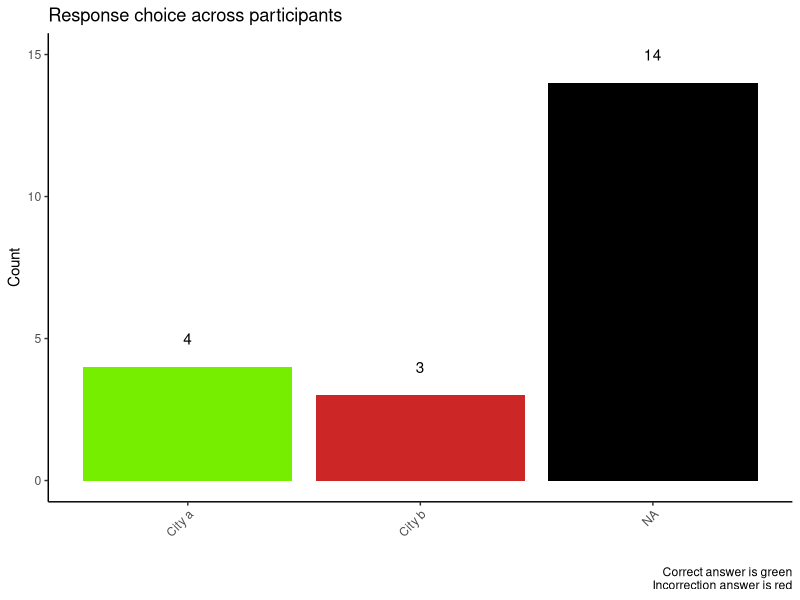
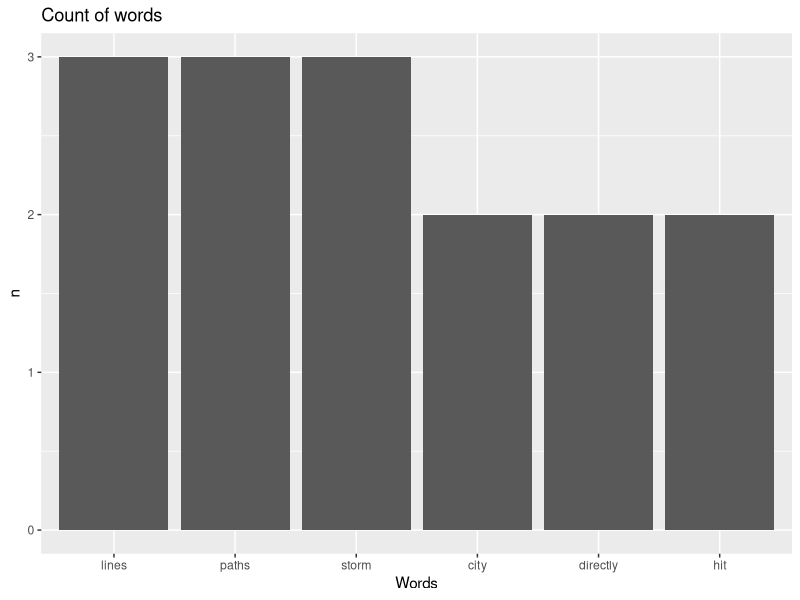
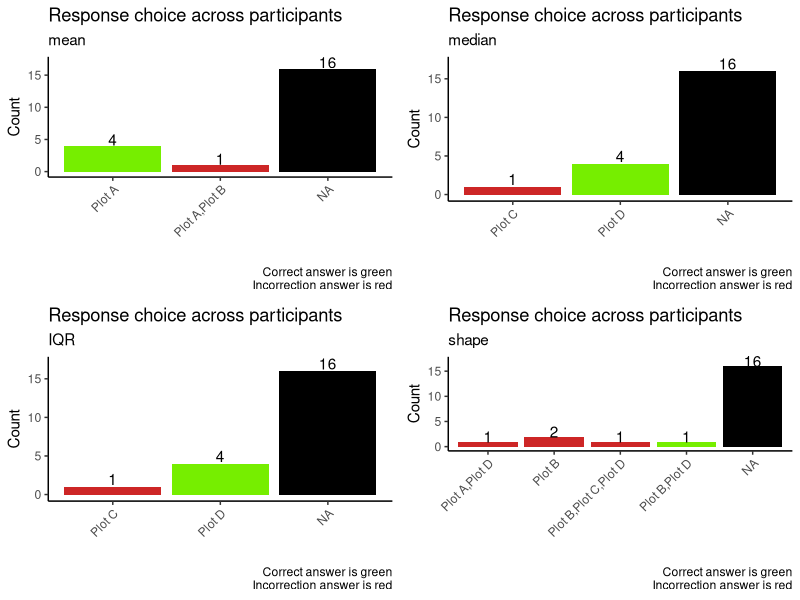
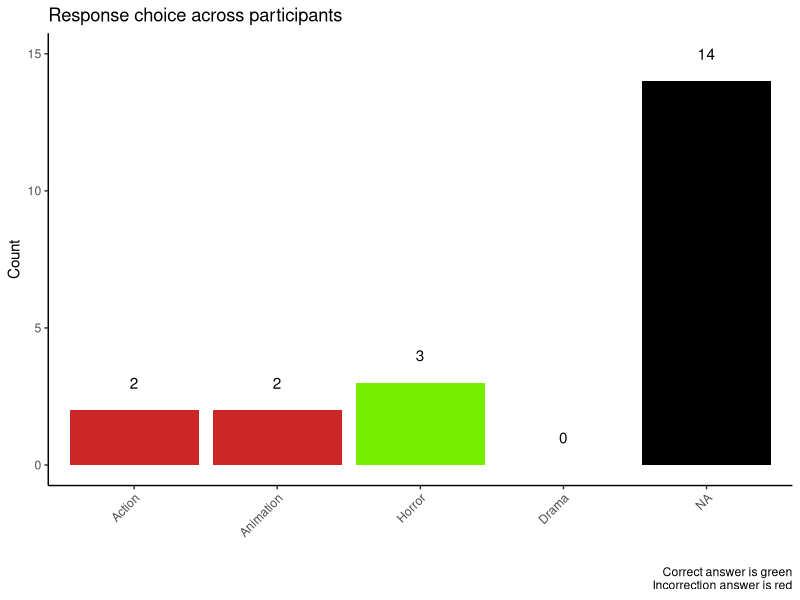
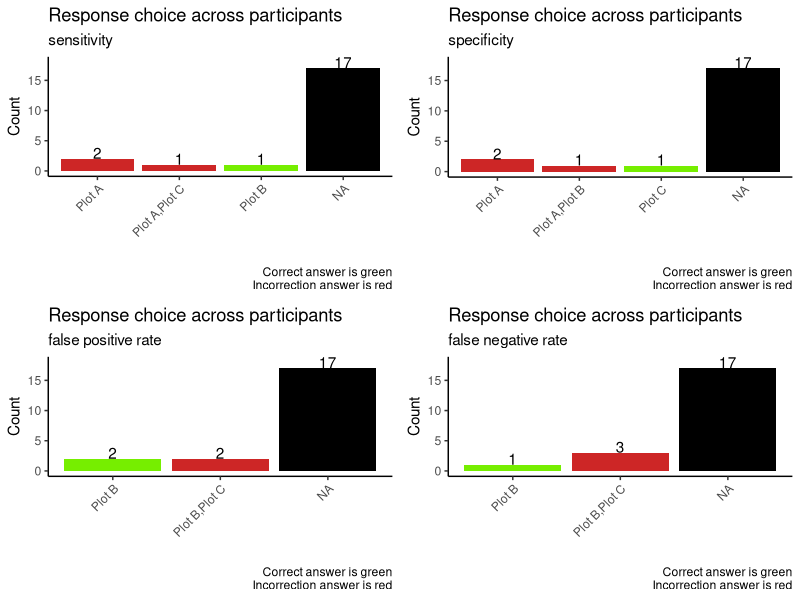
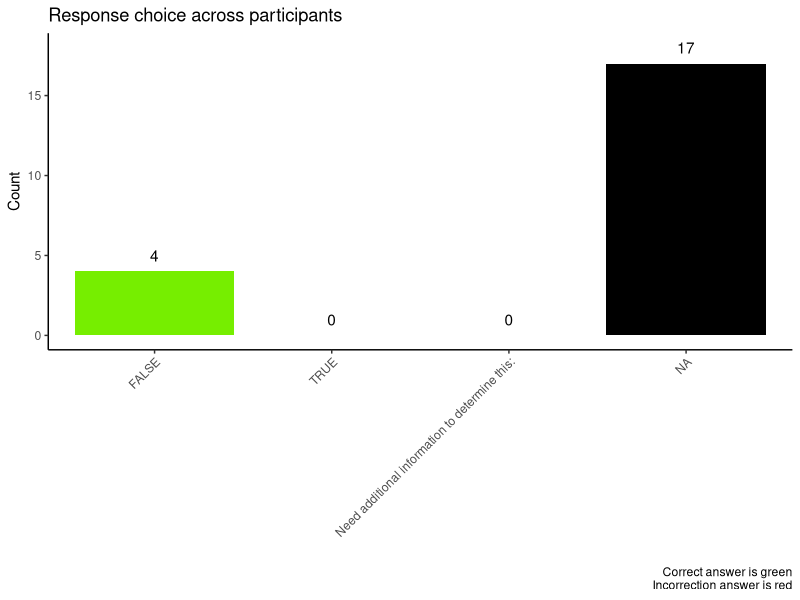
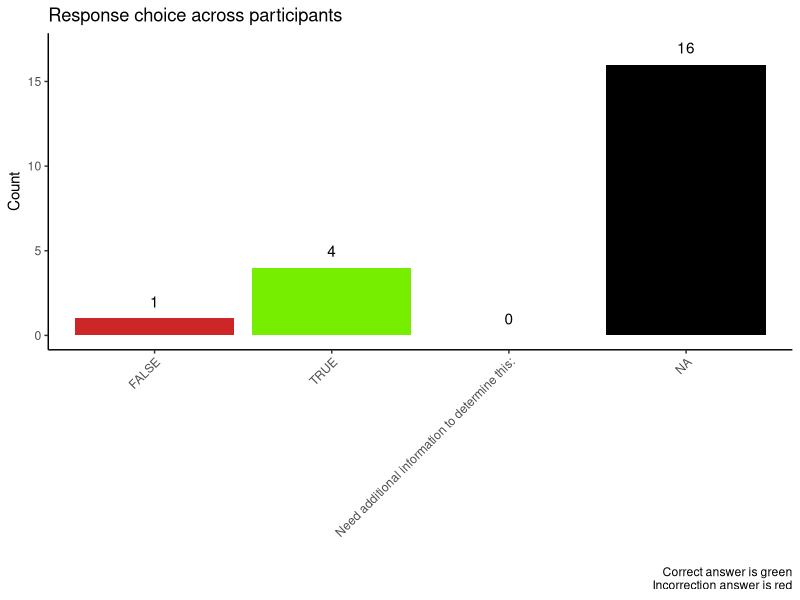
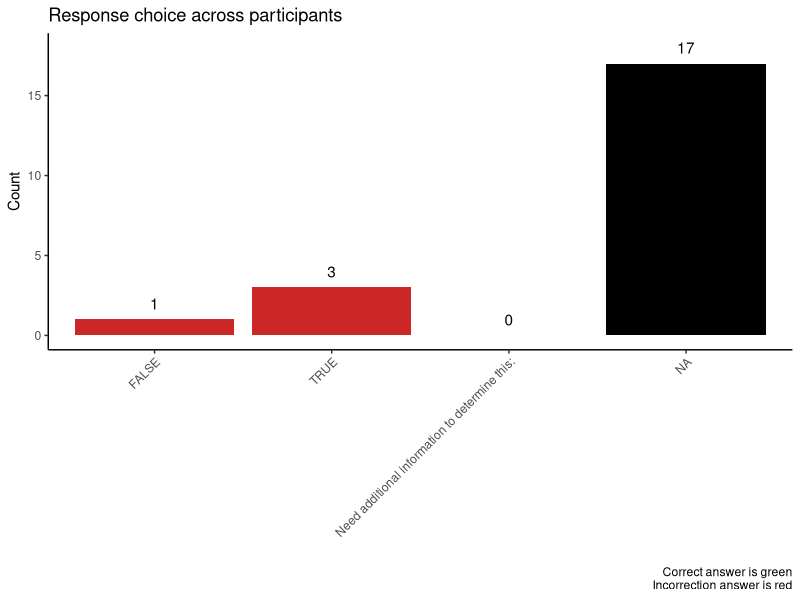

These charts were generated, in order, by the following R code:
## ---- chunk 1
#| warning: false
#| message: false
library(tidyverse)
library(kableExtra)
library(gridExtra)
library(janeaustenr)
library(dplyr)
library(stringr)
library(tidytext)
## ---- chunk 2
#| warning: false
#| message: false
#| echo: false

# data easier to work with plotting
data <- read_csv("data/ds-assessment-anonymized-fake-data.csv") %>% slice(3:nrow(.)) %>%
  mutate(`Duration (in seconds)` = as.numeric(`Duration (in seconds)`))
# all MC questions in survey
MC <- data |>
  select(`Storm Paths`, `Movie Budgets 1_1`, `Movie Budgets 1_2`, `Movie Budgets 1_3`, `Movie Budgets 1_4`, `Movie Budgets 2`, `Disease Screening _1`, `Disease Screening _2`, `Disease Screening _3`, `Disease Screening _4`, `He Said She Said 1/3`, `He Said She Said 2/3` , `He Said She Said 3/3`, `Build-a-Plot`, `Realty Tree 1/2`, `Realty Tree 2/2`, `Website Testing 1/3`, `Website Testing 2/3`, `Website Testing 3/3` )


# data to work make tables
# has question information
data_question <- read_csv("data/ds-assessment-anonymized-fake-data.csv") %>% replace(is.na(.), "0")

# all MC questions in survey
MC_questions <- data_question |>
  select(`Storm Paths`, `Movie Budgets 1_1`, `Movie Budgets 1_2`, `Movie Budgets 1_3`, `Movie Budgets 1_4`, `Movie Budgets 2`, `Disease Screening _1`, `Disease Screening _2`, `Disease Screening _3`, `Disease Screening _4`, `He Said She Said 1/3`, `He Said She Said 2/3` , `He Said She Said 3/3`, `Build-a-Plot`, `Realty Tree 1/2`, `Realty Tree 2/2`, `Website Testing 1/3`, `Website Testing 2/3`, `Website Testing 3/3` )
## ---- chunk 3
#| echo: false

att <- data |>
  select(contains("Attention")) |>
  mutate(`Attention Check 1/2` = replace_na(`Attention Check 1/2`, "0"),
        `Attention Check 2/2` = replace_na(`Attention Check 2/2`, "0")) |>
  filter(`Attention Check 1/2` != "I am passing this attention check" | 
         `Attention Check 2/2` != "$262,972") |>
  nrow()

fast <- data |>
  filter(`Duration (in seconds)` <= 600) |>
  nrow()
## ---- chunk 4
#| echo: false
set.cutoff <- .8
set.cutoff.correct <- .5
## ---- chunk 5
#| echo: false
percent_missing <- colSums(
  is.na(
    data |>
      select(17:ncol(data)) 
  )) / nrow(data)

percent_missing <- as.data.frame(percent_missing)

color.me <- which(percent_missing >=set.cutoff) # set cut off to highlight table

percent_missing |>
  data.frame() |>
  kable(booktabs = T) %>%
  kable_styling() %>%
  row_spec(color.me, bold = T, color = "white", background = "red")
                            
## ---- chunk 6
#| echo: false
#| warning: false

# another path
tmp <- MC_questions |>
  # just showing off with this trick ngl
  dplyr::select(`Storm Paths`, contains("Realty"), contains("Movie"), contains("Screening"), contains("He Said"), contains("Build"), contains("Website"))

names(tmp) <- tmp[1,] |> unlist() |> unname()

tmp2 <- tmp |>
  slice(-c(1:2)) |>
  mutate(id = 1:n()) |>
  pivot_longer(1:ncol(tmp), names_to = "question", values_to = "answer") 

# that structure (tmp2) can be manipulated to build whatever summary you need
# for example:

#tmp2 |>
  #group_by(question) |>
  #count(answer) |>
  #pivot_wider(names_from = "answer", values_from = "n") 
  
# to get percent correct
# assuming the correct answers are given for each question in a table
key <- tibble(
  question = unique(tmp2$question),
  correct = c( "City a", "Can't be determined from the information given", "$151,424", "Plot A", "Plot D", "Plot D", "Plot B,Plot D", "Horror", "Plot B", "Plot C", "Plot B", "Plot B", "FALSE", "TRUE", "Need additional information to determine this:" , "County boundaries,Number of adults living in each county,Number of unemployed adults living in each county", "Valid", "Cannot determine from this plot", "Cannot determine from this plot")
)

tbl <- tmp2 |>
  left_join(
    key,
    by = "question"
  ) |>
  mutate(
    correct_answer = case_when(
      answer == correct ~ 1,
      TRUE ~ 0
    ),
    mc_question_num = rep(1:19, nrow(data)) #19 = MC Q | last value needs to be sample size
  ) |> 
  group_by(question, mc_question_num) %>%
  summarize(pct_correct = mean(correct_answer)) |>
  arrange(mc_question_num) |>
  as.data.frame()

tbl |>
  kable(booktabs = T) %>%
  kable_styling() %>%
  row_spec(which(tbl$pct_correct <=.5), bold = T, color = "white", background = "red")
## ---- chunk 7
#| echo: false
count_1 <- MC |>
  select(`Storm Paths`) |>
  group_by(`Storm Paths`) |>
  count() |>
  summarize(pos = max(n) + 1, value = sum(n))

MC |>
  ggplot(aes(x = `Storm Paths`, fill=`Storm Paths`)) +
  geom_bar(stat="count", position="dodge") +
  labs(
    x = "",
    y = "Count",
    title = "Response choice across participants",
    caption = "Correct answer is green\n Incorrection answer is red"
  ) +
  theme_classic() +
  theme(axis.text.x = element_text(angle=45, hjust=1), legend.position = "none") +
  geom_text(data = count_1, aes(y = pos, label = value)) + 
  scale_fill_manual(values=c("chartreuse2", "firebrick3"), na.value="black")
## ---- chunk 8
#| echo: false

se <- data |>
  select(`Storm Paths Explana`) |>
  unnest_tokens(word, `Storm Paths Explana`)

tidy_se <- se |>
  filter(!word %in% stop_words$word)

num_words <- tidy_se |>
  mutate(word = factor(word)) |>
  group_by(word) |>
  count() |>
  arrange(desc(n)) |>
  na.omit() |>
  data.frame() |>
  distinct(n) |>
  head(2) |> #change head to display number of words you want | default to top 2 values not inclusive 
  pull()
  
tidy_se |>
  mutate(word = factor(word)) |>
  group_by(word) |>
  count() |>
  arrange(desc(n)) |>
  na.omit() |>
  data.frame() |>
  filter(n %in% num_words) |>
  ggplot(
    aes(x = fct_inorder(word), y = n)
  ) +
  geom_col() + 
  labs(title = "Count of words" , 
       x = "Words")
## ---- chunk 9
#| echo: false
#| message: false
count_movie1 <- MC |>
  group_by(`Movie Budgets 1_1`) |>
  pull(`Movie Budgets 1_1`) |>
  fct_count() |>
  group_by(f) |>
  mutate(pos = max(n) + 1, value = sum(n))

m1 <- count_movie1 |>
  ggplot(aes(x = `f`, y = value, fill = ifelse(f == "Plot A", "correct", "not"))) +
  geom_col(position="dodge") +
  labs(
    x = "",
    y = "Count",
    title = "Response choice across participants",
    subtitle = "mean",
    caption = "Correct answer is green\n Incorrection answer is red"
  ) +
  theme_classic() +
  theme(axis.text.x = element_text(angle=45, hjust=1), legend.position = "none") +
  geom_text(data = count_movie1, aes(y = pos, label = value)) + 
  scale_fill_manual(name = "f", values = c("chartreuse2", "firebrick3"), na.value="black")

# movie 2

count_movie2<- MC |>
  group_by(`Movie Budgets 1_2`) |>
  pull(`Movie Budgets 1_2`) |>
  fct_count() |>
  group_by(f) |>
  mutate(pos = max(n) + 1, value = sum(n))

m2 <- count_movie2 |>
  ggplot(aes(x = `f`, y = value, fill = ifelse(f == "Plot D", "correct", "not"))) +
  geom_col(position="dodge") +
  labs(
    x = "",
    y = "Count",
    title = "Response choice across participants",
    subtitle = "median",
    caption = "Correct answer is green\n Incorrection answer is red"
  ) +
  theme_classic() +
  theme(axis.text.x = element_text(angle=45, hjust=1), legend.position = "none") +
  geom_text(data = count_movie2, aes(y = pos, label = value)) + 
  scale_fill_manual(name = "f", values = c("chartreuse2", "firebrick3"), na.value="black")

# movie 3 

count_movie3<- MC |>
  group_by(`Movie Budgets 1_3`) |>
  pull(`Movie Budgets 1_3`) |>
  fct_count() |>
  group_by(f) |>
  mutate(pos = max(n) + 1, value = sum(n))

m3 <- count_movie3 |>
  ggplot(aes(x = `f`, y = value, fill = ifelse(f == "Plot D", "correct", "not"))) +
  geom_col(position="dodge") +
  labs(
    x = "",
    y = "Count",
    title = "Response choice across participants",
    subtitle =  "IQR",
    caption = "Correct answer is green\n Incorrection answer is red"
  ) +
  theme_classic() +
  theme(axis.text.x = element_text(angle=45, hjust=1), legend.position = "none") +
  geom_text(data = count_movie3, aes(y = pos, label = value)) + 
  scale_fill_manual(name = "f", values = c("chartreuse2", "firebrick3"), na.value="black")

count_movie4<- MC |>
  group_by(`Movie Budgets 1_4`) |>
  pull(`Movie Budgets 1_4`) |>
  fct_count() |>
  group_by(f) |>
  mutate(pos = max(n) + 1, value = sum(n))

m4 <- count_movie4 |>
  ggplot(aes(x = `f`, y = value, fill = ifelse(f == "Plot B,Plot D", "correct", "not"))) +
  geom_col(position="dodge") +
  labs(
    x = "",
    y = "Count",
    title = "Response choice across participants",
    subtitle = "shape",
    caption = "Correct answer is green\n Incorrection answer is red"
  ) +
  theme_classic() +
  theme(axis.text.x = element_text(angle=45, hjust=1), legend.position = "none") +
  geom_text(data = count_movie4, aes(y = pos, label = value)) + 
  scale_fill_manual(name = "f", values = c("chartreuse2", "firebrick3"), na.value="black")

grid.arrange(m1, m2, m3, m4, nrow = 2)
## ---- chunk 10
#| echo: false

MC$`Movie Budgets 2` <- fct_expand(MC$`Movie Budgets 2`, "Action", "Animation", "Drama", "Horror")

count_movie2b <- MC |>
  group_by(`Movie Budgets 2`) |>
  pull(`Movie Budgets 2`) |>
  fct_count() |>
  group_by(f) |>
  mutate(pos = max(n) + 1, value = sum(n))

count_movie2b |>
  ggplot(aes(x = `f`, y = value, fill = ifelse(f == "Horror", "correct", "not"))) +
  geom_col(position="dodge") +
  labs(
    x = "",
    y = "Count",
    title = "Response choice across participants",
    caption = "Correct answer is green\n Incorrection answer is red"
  ) +
  theme_classic() +
  theme(axis.text.x = element_text(angle=45, hjust=1), legend.position = "none") +
  geom_text(data = count_movie2b, aes(y = pos, label = value)) + 
  scale_fill_manual(name = "f", values = c("chartreuse2", "firebrick3"), na.value="black")
## ---- chunk 11
#| echo: false
#| message: false
count_disease1<- MC |>
  group_by(`Disease Screening _1`) |>
  pull(`Disease Screening _1`) |>
  fct_count() |>
  group_by(f) |>
  mutate(pos = max(n) + 1, value = sum(n))

d1 <- count_disease1 |>
  ggplot(aes(x = `f`, y = value, fill = ifelse(f == "Plot B", "correct", "not"))) +
  geom_col(position="dodge") +
  labs(
    x = "",
    y = "Count",
    title = "Response choice across participants",
    subtitle = "sensitivity",
    caption = "Correct answer is green\n Incorrection answer is red"
  ) +
  theme_classic() +
  theme(axis.text.x = element_text(angle=45, hjust=1), legend.position = "none") +
  geom_text(data = count_disease1, aes(y = pos, label = value)) + 
  scale_fill_manual(name = "f", values = c("chartreuse2", "firebrick3"), na.value="black")

# disease 2

count_disease2<- MC |>
  group_by(`Disease Screening _2`) |>
  pull(`Disease Screening _2`) |>
  fct_count() |>
  group_by(f) |>
  mutate(pos = max(n) + 1, value = sum(n))

d2 <- count_disease2 |>
  ggplot(aes(x = `f`, y = value, fill = ifelse(f == "Plot C", "correct", "not"))) +
  geom_col(position="dodge") +
  labs(
    x = "",
    y = "Count",
    title = "Response choice across participants",
    subtitle = "specificity",
    caption = "Correct answer is green\n Incorrection answer is red"
  ) +
  theme_classic() +
  theme(axis.text.x = element_text(angle=45, hjust=1), legend.position = "none") +
  geom_text(data = count_disease2, aes(y = pos, label = value)) + 
  scale_fill_manual(name = "f", values = c("chartreuse2", "firebrick3"), na.value="black")


count_disease3<- MC |>
  group_by(`Disease Screening _3`) |>
  pull(`Disease Screening _3`) |>
  fct_count() |>
  group_by(f) |>
  mutate(pos = max(n) + 1, value = sum(n))

d3 <- count_disease3 |>
  ggplot(aes(x = `f`, y = value, fill = ifelse(f == "Plot B", "correct", "not"))) +
  geom_col(position="dodge") +
  labs(
    x = "",
    y = "Count",
    title = "Response choice across participants",
    subtitle =  "false positive rate",
    caption = "Correct answer is green\n Incorrection answer is red"
  ) +
  theme_classic() +
  theme(axis.text.x = element_text(angle=45, hjust=1), legend.position = "none") +
  geom_text(data = count_disease3, aes(y = pos, label = value)) + 
  scale_fill_manual(name = "f", values = c("chartreuse2", "firebrick3"), na.value="black")

count_disease4<- MC |>
  group_by(`Disease Screening _4`) |>
  pull(`Disease Screening _4`) |>
  fct_count() |>
  group_by(f) |>
  mutate(pos = max(n) + 1, value = sum(n))

d4 <- count_disease4 |>
  ggplot(aes(x = `f`, y = value, fill = ifelse(f == "Plot B", "correct", "not"))) +
  geom_col(position="dodge") +
  labs(
    x = "",
    y = "Count",
    title = "Response choice across participants",
    subtitle = "false negative rate",
    caption = "Correct answer is green\n Incorrection answer is red"
  ) +
  theme_classic() +
  theme(axis.text.x = element_text(angle=45, hjust=1), legend.position = "none") +
  geom_text(data = count_disease4, aes(y = pos, label = value)) + 
  scale_fill_manual(name = "f", values = c("chartreuse2", "firebrick3"), na.value="black")

grid.arrange(d1, d2, d3, d4, nrow = 2)
## ---- chunk 12
#| echo: false

MC$`He Said She Said 1/3` <- fct_expand(MC$`He Said She Said 1/3`, "TRUE", "FALSE", "Need additional information to determine this:")

count_he1 <- MC |>
  group_by(`He Said She Said 1/3`) |>
  pull(`He Said She Said 1/3`) |>
  fct_count() |>
  group_by(f) |>
  mutate(pos = max(n) + 1, value = sum(n))

count_he1 |>
  ggplot(aes(x = `f`, y = value, fill = ifelse(f == "FALSE", "correct", "not"))) +
  geom_col(position="dodge") +
  labs(
    x = "",
    y = "Count",
    title = "Response choice across participants",
    caption = "Correct answer is green\n Incorrection answer is red"
  ) +
  theme_classic() +
  theme(axis.text.x = element_text(angle=45, hjust=1), legend.position = "none") +
  geom_text(data = count_he1, aes(y = pos, label = value)) + 
  scale_fill_manual(name = "f", values = c("chartreuse2", "firebrick3"), na.value="black")
## ---- chunk 13
#| echo: false

MC$`He Said She Said 2/3` <- fct_expand(MC$`He Said She Said 2/3`, "TRUE", "FALSE", "Need additional information to determine this:")

count_he2 <- MC |>
  group_by(`He Said She Said 2/3`) |>
  pull(`He Said She Said 2/3`) |>
  fct_count() |>
  group_by(f) |>
  mutate(pos = max(n) + 1, value = sum(n))

count_he2 |>
  ggplot(aes(x = `f`, y = value, fill = ifelse(f == "TRUE", "correct", "not"))) +
  geom_col(position="dodge") +
  labs(
    x = "",
    y = "Count",
    title = "Response choice across participants",
    caption = "Correct answer is green\n Incorrection answer is red"
  ) +
  theme_classic() +
  theme(axis.text.x = element_text(angle=45, hjust=1), legend.position = "none") +
  geom_text(data = count_he2, aes(y = pos, label = value)) + 
  scale_fill_manual(name = "f", values = c("chartreuse2", "firebrick3"), na.value="black")
## ---- chunk 14
#| echo: false
MC$`He Said She Said 3/3` <- fct_expand(MC$`He Said She Said 3/3`, "TRUE", "FALSE", "Need additional information to determine this:")

count_he3 <- MC |>
  group_by(`He Said She Said 3/3`) |>
  pull(`He Said She Said 3/3`) |>
  fct_count() |>
  group_by(f) |>
  mutate(pos = max(n) + 1, value = sum(n))

count_he3 |>
  ggplot(aes(x = fct_inorder(`f`), y = value, fill = ifelse(f == "Need additional information to determine this:", "correct", "not"))) +
  geom_col(position="dodge") +
  labs(
    x = "",
    y = "Count",
    title = "Response choice across participants",
    caption = "Correct answer is green\n Incorrection answer is red"
  ) +
  theme_classic() +
  theme(axis.text.x = element_text(angle=45, hjust=1), legend.position = "none") +
  geom_text(data = count_he3, aes(y = pos, label = value)) + 
  scale_fill_manual(name = "f", values = c("chartreuse2", "firebrick3"), na.value="black") 
## ---- chunk 15
#| echo: false

count_build <- MC |>
  group_by(`Build-a-Plot`) |>
  pull(`Build-a-Plot`) |>
  fct_count() |>
  group_by(f) |>
  mutate(pos = max(n) + 1, value = sum(n))


count_build$f <- str_replace_all(count_build$f, c("County boundaries" = "B", "Number of unemployed adults living in each county" = "UA", "Unemployment rate in each county" = "R", "Number of adults living in each county" = "AL", "Total population of the county" = "P" ))

count_build |>
  ggplot(aes(x = `f`, y = value, fill = ifelse(f == "B,AL,UA", "correct", "not"))) +
  geom_col(position="dodge") +
  labs(
    x = "",
    y = "Count",
    title = "Response choice across participants",
    caption = "Correct answer is green\n Incorrection answer is red"
  ) +
  theme_classic() +
  theme(axis.text.x = element_text(angle=45, hjust=1), legend.position = "none") +
  geom_text(data = count_build, aes(y = pos, label = value)) + 
  scale_fill_manual(name = "f", values = c("chartreuse2", "firebrick3"), na.value="black")
## ---- chunk 16
#| echo: false

MC$`Realty Tree 1/2` <- fct_expand(MC$`Realty Tree 1/2`, "$262,972", "$326,267", "$501,876", "Can't be determined from the information given.")

count_tree1 <- MC |>
  group_by(`Realty Tree 1/2`) |>
  pull(`Realty Tree 1/2`) |>
  fct_count() |>
  group_by(f) |>
  mutate(pos = max(n) + 1, value = sum(n))

count_tree1 |>
  ggplot(aes(x = `f`, y = value, fill = ifelse(f == "Can't be determined from the information given.", "correct", "not"))) +
  geom_col(position="dodge") +
  labs(
    x = "",
    y = "Count",
    title = "Response choice across participants",
    caption = "Correct answer is green\n Incorrection answer is red"
  ) +
  theme_classic() +
  theme(axis.text.x = element_text(angle=45, hjust=1), legend.position = "none") +
  geom_text(data = count_tree1, aes(y = pos, label = value)) + 
  scale_fill_manual(name = "f", values = c("chartreuse2", "firebrick3"), na.value="black")
## ---- chunk 17
#| echo: false

MC$`Realty Tree 2/2` <- fct_expand(MC$`Realty Tree 2/2`, "184,248", "Can't be determined from the information given")

count_tree2 <- MC |>
  group_by(`Realty Tree 2/2`) |>
  pull(`Realty Tree 2/2`) |>
  fct_count() |>
  group_by(f) |>
  mutate(pos = max(n) + 1, value = sum(n))

count_tree2 |>
  ggplot(aes(x = `f`, y = value, fill = ifelse(f == "$151,424", "correct", "not"))) +
  geom_col(position="dodge") +
  labs(
    x = "",
    y = "Count",
    title = "Response choice across participants",
    caption = "Correct answer is green\n Incorrection answer is red"
  ) +
  theme_classic() +
  theme(axis.text.x = element_text(angle=45, hjust=1), legend.position = "none") +
  geom_text(data = count_tree2, aes(y = pos, label = value)) + 
  scale_fill_manual(name = "f", values = c("chartreuse2", "firebrick3"), na.value="black")
## ---- chunk 18
#| echo: false

MC$`Website Testing 1/3` <- fct_expand(MC$`Website Testing 1/3`, "Valid", "Invalid", "Cannot determine from this plot")

count_web1 <- MC |>
  group_by(`Website Testing 1/3`) |>
  pull(`Website Testing 1/3`) |>
  fct_count() |>
  group_by(f) |>
  mutate(pos = max(n) + 1, value = sum(n))

count_web1 |>
  ggplot(aes(x = `f`, y = value, fill = ifelse(f == "Valid", "correct", "not"))) +
  geom_col(position="dodge") +
  labs(
    x = "",
    y = "Count",
    title = "Response choice across participants",
    caption = "Correct answer is green\n Incorrection answer is red"
  ) +
  theme_classic() +
  theme(axis.text.x = element_text(angle=45, hjust=1), legend.position = "none") +
  geom_text(data = count_web1, aes(y = pos, label = value)) + 
  scale_fill_manual(name = "f", values = c("chartreuse2", "firebrick3"), na.value="black")
## ---- chunk 19
#| echo: false

MC$`Website Testing 2/3` <- fct_expand(MC$`Website Testing 2/3`, "Valid", "Invalid", "Cannot determine from this plot")

count_web2 <- MC |>
  group_by(`Website Testing 2/3`) |>
  pull(`Website Testing 2/3`) |>
  fct_count() |>
  group_by(f) |>
  mutate(pos = max(n) + 1, value = sum(n))

count_web2 |>
  ggplot(aes(x = `f`, y = value, fill = ifelse(f == "Cannot determine from this plot", "correct", "not"))) +
  geom_col(position="dodge") +
  labs(
    x = "",
    y = "Count",
    title = "Response choice across participants",
    caption = "Correct answer is green\n Incorrection answer is red"
  ) +
  theme_classic() +
  theme(axis.text.x = element_text(angle=45, hjust=1), legend.position = "none") +
  geom_text(data = count_web2, aes(y = pos, label = value)) + 
  scale_fill_manual(name = "f", values = c("chartreuse2", "firebrick3"), na.value="black")
## ---- chunk 20
#| echo: false

MC$`Website Testing 3/3` <- fct_expand(MC$`Website Testing 3/3`, "Valid", "Invalid", "Cannot determine from this plot")

count_web3 <- MC |>
  group_by(`Website Testing 3/3`) |>
  pull(`Website Testing 3/3`) |>
  fct_count() |>
  group_by(f) |>
  mutate(pos = max(n) + 1, value = sum(n))

count_web3 |>
  ggplot(aes(x = `f`, y = value, fill = ifelse(f == "Cannot determine from this plot", "correct", "not"))) +
  geom_col(position="dodge") +
  labs(
    x = "",
    y = "Count",
    title = "Response choice across participants",
    caption = "Correct answer is green\n Incorrection answer is red"
  ) +
  theme_classic() +
  theme(axis.text.x = element_text(angle=45, hjust=1), legend.position = "none") +
  geom_text(data = count_web3, aes(y = pos, label = value)) + 
  scale_fill_manual(name = "f", values = c("chartreuse2", "firebrick3"), na.value="black")
